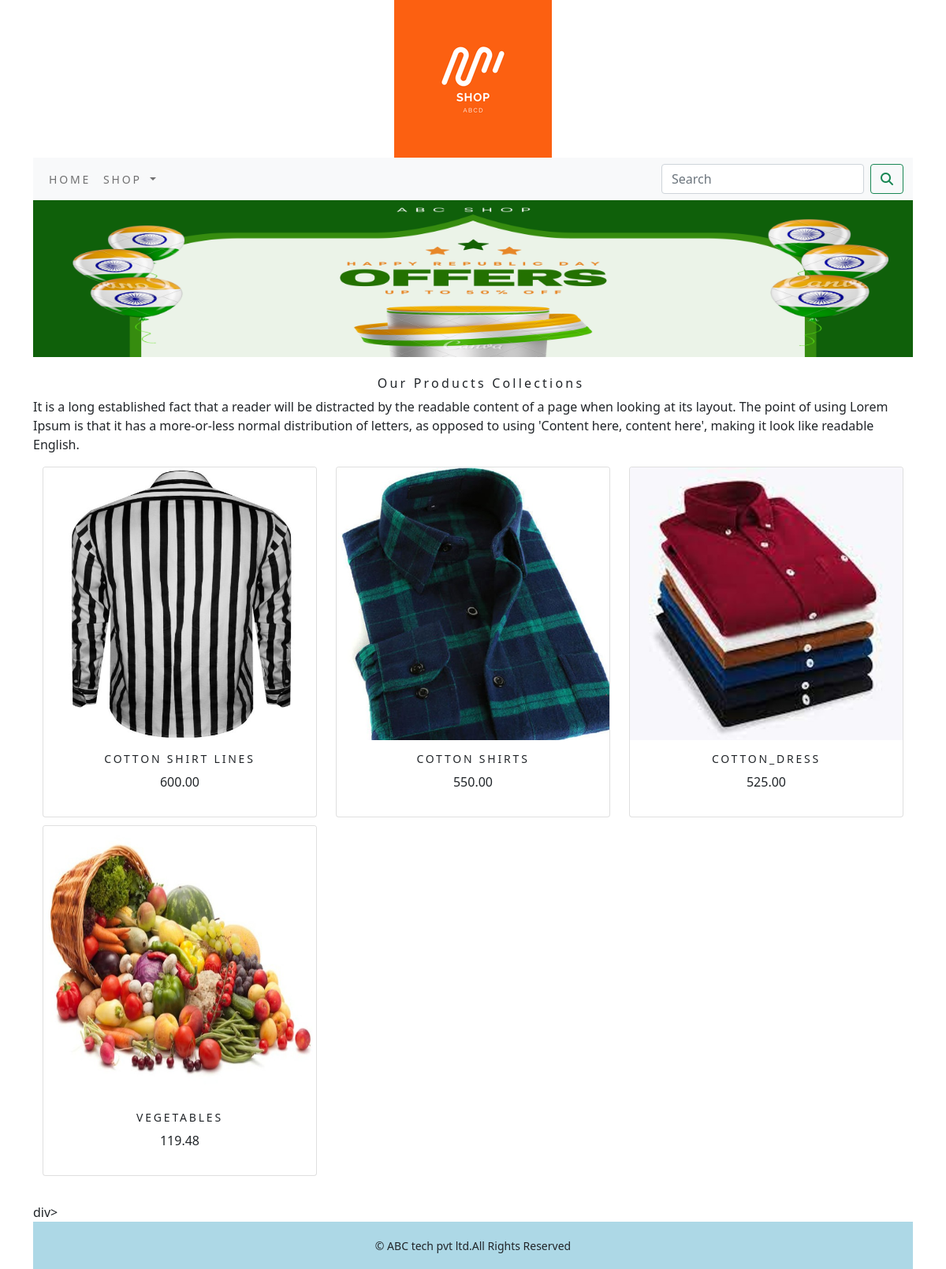
The app's page /shop/ with its own data.
### shop/models.py (models this page shows, shortened)
class Product(models.Model):
    name = models.CharField(max_length=250, unique=True)
    slug = models.SlugField(max_length=250, unique=True)
    description = models.TextField(blank=True)
    price = models.DecimalField(max_digits=10, decimal_places=2)
    category = models.ForeignKey(Category, on_delete=models.CASCADE)
    image = models.ImageField(upload_to='product', blank=True)
    stock = models.IntegerField()
    available = models.BooleanField(default=True)
    created = models.DateTimeField(auto_now_add=True)
    updated = models.DateTimeField(auto_now=True)
    def get_url(self):
        return reverse('shop:prodCatDetail', args=[self.category.slug, self.slug])
    class Meta:
        ordering = ('name',)
        verbose_name = 'product'
        verbose_name_plural = 'products'

### shop/views.py (the view)
# urls.py: path('', views.allProdCat, name='allProdCat'),
def allProdCat(request, c_slug=None):
    c_page = None
    products_list = None
    if c_slug != None:
        c_page = get_object_or_404(Category, slug=c_slug)
        products_list = Product.objects.all().filter(category=c_page, available=True)
    else:
        products_list = Product.objects.all().filter(available=True)
    paginator=Paginator(products_list,6)
    try:
        page=int(request.GET.get('page','1'))
    except:
        page=1
    try:
        products=paginator.page(page)
    except(EmptyPage, InvalidPage):
        products=paginator.page(paginator.num_pages)
    return render(request, 'category.html', {'category': c_page, 'products': products})

### cart/context_processors.py (called while the page is built)
def counter(request):
    item_count=0
    if 'admin' in request.path:
        return {}
    else:
        try:
            cart=Cart.objects.filter(cart_id=_cart_id(request))
            cart_items=CartItem.objects.all().filter(cart=cart[:1])
            for cart_item in cart_items:
                item_count += cart_item.quantity
        except Cart.DoesNotExist:
            item_count =0
    return dict(item_count=item_count)

### cart/views.py (called while the page is built)
def _cart_id(request):
    cart = request.session.session_key
    if not cart:
        cart = request.session.create()
    return cart

### shop/context_processors.py (called while the page is built)
def menu_links(request):
    links=Category.objects.all()
    return dict(links=links)

### shop/models.py (called while the page is built)
    def get_url(self):
        return reverse('shop:products_by_category', args=[self.slug])

### templates/category.html (shortened to what this page needs)
{% extends 'base.html' %}
{% load static %}
{% block content %}
<div class="mx_auto">
    {% if category %}
    <img class="my_image"  src = "{{category.image.url}}" alt="{{category.name}}">
</div>
    <br>
<div>
    <h1 class="text-center my_title">{{category.name}}</h1>
    <p class="text-justify">{{category.description}}</p>
</div>
    {% else %}
<div>
    <img class="my_image my_image_padding" src="{% static 'img/banner3.png' %}" alt="our products">
</div>
<br>
<div>
    <h1 class="text-center my_title">Our Products Collections</h1>
    <p class="text-justify">It is a long established fact that a reader will be distracted by the readable content of a page when looking at its layout. The point of using Lorem Ipsum is that it has a more-or-less normal distribution of letters, as opposed to using 'Content here, content here', making it look like readable English.</p>
</div>
    {% endif %}
<div class="container">
    <div class="row mx_auto">
        {% for product in products.object_list %}
        <div class="my_bottom_margin col-9 col-sm-12 col-md-4 col-lg-4">
            <div class="card text-center" style="min-width:18rem;">
                <a href="{{product.get_url}}"><img class="card-img-top my_image" src="{{product.image.url}}" alt="{{product.name}}"></a>
            <div class="card-body">
                 <h4>{{product.name}}</h4>
                 <p>{{product.price}}</p>
            </div>
            </div>
        </div>
        {% endfor %}
    </div>
    <br>
</div>div>
{% endblock %}

### templates/base.html (shortened to what this page needs)
{% load static %}
<!DOCTYPE html>
<html lang="en">
<head>
    <link rel="stylesheet" href="{% static 'css/custom.css' %}">
    <link href="{% static 'css/bootstrap.min.css' %}" rel="stylesheet">
</head>
<body>
<div class="container">
{% include 'header.html' %}
{% include 'navbar.html' %}
{% block content %}
{% endblock %}
</div>
{% include 'footer.html' %}
</body>
</html>

### templates/header.html
{% load static %}
<header>
    <center>
        <a href="{% url 'shop:allProdCat' %}"><img src="{% static 'img/logo.png' %}" alt="logo-image">
    </center>
</header>

### templates/navbar.html (shortened to what this page needs)
<nav class="navbar navbar-expand-lg navbar-light bg-light">
  <div class="container-fluid">
    <div class="collapse navbar-collapse" id="navbarSupportedContent">
      <ul class="navbar-nav me-auto mb-2 mb-lg-0">
        <li class="nav-item">
          <a class="nav-link" href="#">Home</a>
        </li>
        <li class="nav-item dropdown{% if 'shop' in request.path %} active {% endif %}">
          <a class="nav-link dropdown-toggle" href="#" id="navbarDropdown" role="button" data-bs-toggle="dropdown" aria-expanded="false">
            Shop
          </a>
        </li>
      </ul>
      <form class="d-flex" action="{% url 'search_app:searchresult' %}" method="get">
        <input class="form-control me-2" type="search" placeholder="Search" name="q" aria-label="Search">
        <button class="btn btn-outline-success" type="submit"><i class="fa fa-search"></i></button>
      </form>
    </div>
  </div>
</nav>

### templates/footer.html
<div class="footer navbar-fixed-bottom my_footer">
    <p class="text-center">&copy; ABC tech pvt ltd.All Rights Reserved</p>
</div>

### static/css/custom.css (style rules this page uses)
.nav-item { letter-spacing : .2em; font-size : 14px; text-transform : uppercase; }
.my_footer { background-color : lightblue; height : 60px; }
.my_footer p { padding-top : 20px; font-size : 14px; }
.my_image { width : 100%; height : auto; }
.my_title { font-size : 16px; text_transform : uppercase; letter-spacing : .2em; padding-left : 20px; }
.my_image_padding { padding : 0px; }
.my_bottom_margin { margin-bottom : 10px; }
.card-body h4 { font-size : 14px; text-transform : uppercase; letter-spacing : .2em; }

### records on screen
Product: image (picture), name "COTTON SHIRT LINES", price "600.00"
Product: image (picture), name "COTTON SHIRTS", price "550.00"
Product: image (picture), name "COTTON_DRESS", price "525.00"
Product: image (picture), name "VEGETABLES", price "119.48"
